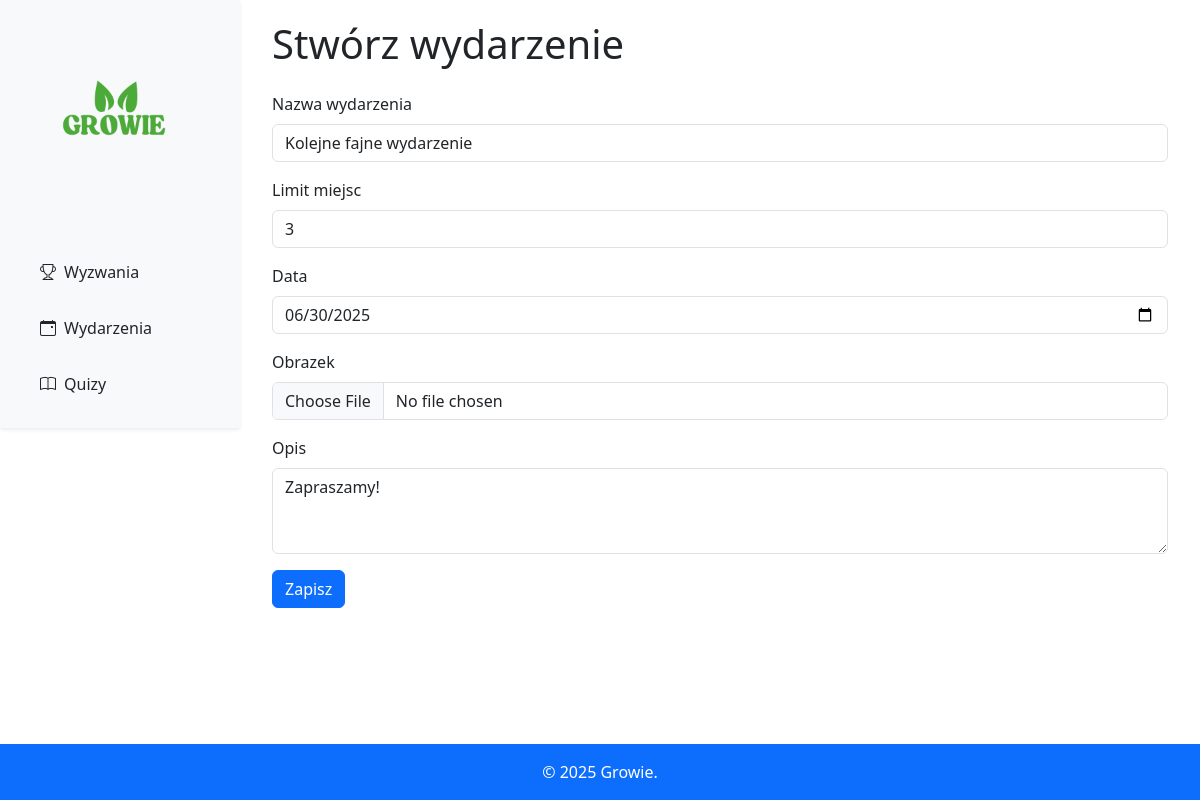
Page /gamification/events/update/2 on the committed database.
### gamification/models.py (models this page shows)
class Event(models.Model):
    name = models.CharField(max_length=200)
    description = models.TextField()
    date = models.DateField()
    image = models.ImageField(upload_to='events')
    limit = models.IntegerField()

### gamification/views.py (the view, shortened to what this page needs)
# urls.py: path('events/update/<int:pk>', views.EventsUpdateView.as_view(), name='events_update'),
class EventsUpdateView(UpdateView):
    model = Event
    fields = '__all__'

### templates/gamification/event_form.html (shortened to what this page needs)
{% extends 'layout.html' %}
{% block content %}
    <div class="container">
        <h1 class="mb-4">Stwórz wydarzenie</h1>
        <form method="post" enctype="multipart/form-data">
            <div class="mb-3">
                <label for="name" class="form-label">Nazwa wydarzenia</label>
                <input type="text" class="form-control {% if form.name.errors %}is-invalid{% endif %}" id="name"
                       name="name" value="{{ form.name.value|default:'' }}" required>
            </div>
            <div class="mb-3">
                <label for="limit" class="form-label">Limit miejsc</label>
                <input type="number" class="form-control {% if form.limit.errors %}is-invalid{% endif %}" id="limit"
                       name="limit" value="{{ form.limit.value|default:'' }}" required>
            </div>
            <div class="mb-3">
                <label for="date" class="form-label">Data</label>
                <input type="date" class="form-control {% if form.date.errors %}is-invalid{% endif %}"
                       id="date" name="date" value="{{ form.date.value|date:'Y-m-d'|default:'' }}"
                       required>
            </div>
            <div class="mb-3">
                <label for="image" class="form-label">Obrazek</label>
                <input type="file" class="form-control {% if form.image.errors %}is-invalid{% endif %}" id="image"
                       name="image">
            </div>
            <div class="mb-3">
                <label for="description" class="form-label">Opis</label>
                <textarea class="form-control {% if form.description.errors %}is-invalid{% endif %}" id="description"
                          name="description" rows="3" required>{{ form.description.value|default:'' }}</textarea>
            </div>
            <button type="submit" class="btn btn-primary">Zapisz</button>
        </form>
    </div>
{% endblock %}

### rows in the picture
Event: name "Kolejne fajne wydarzenie", date "06/30/2025", description "Zapraszamy!"
